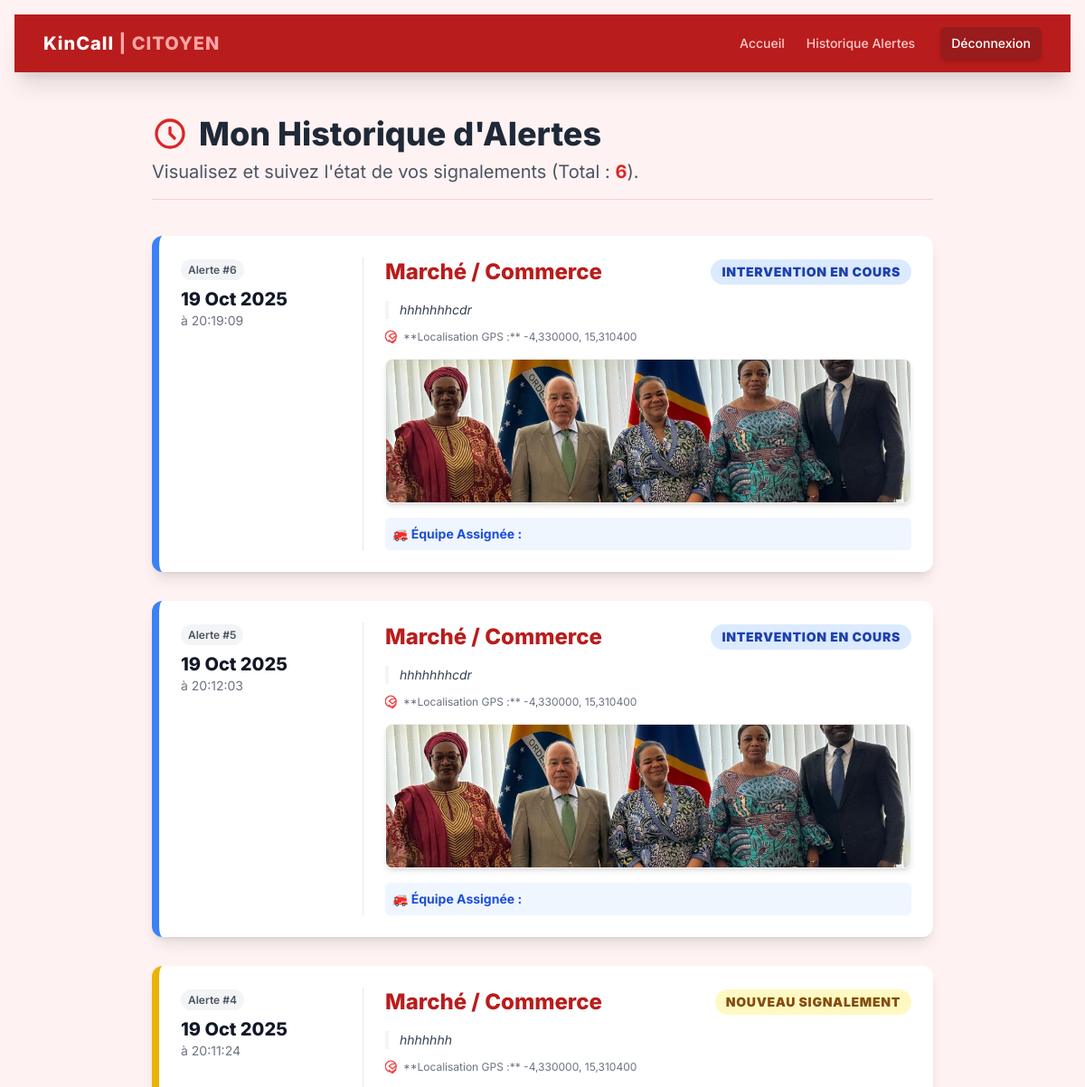
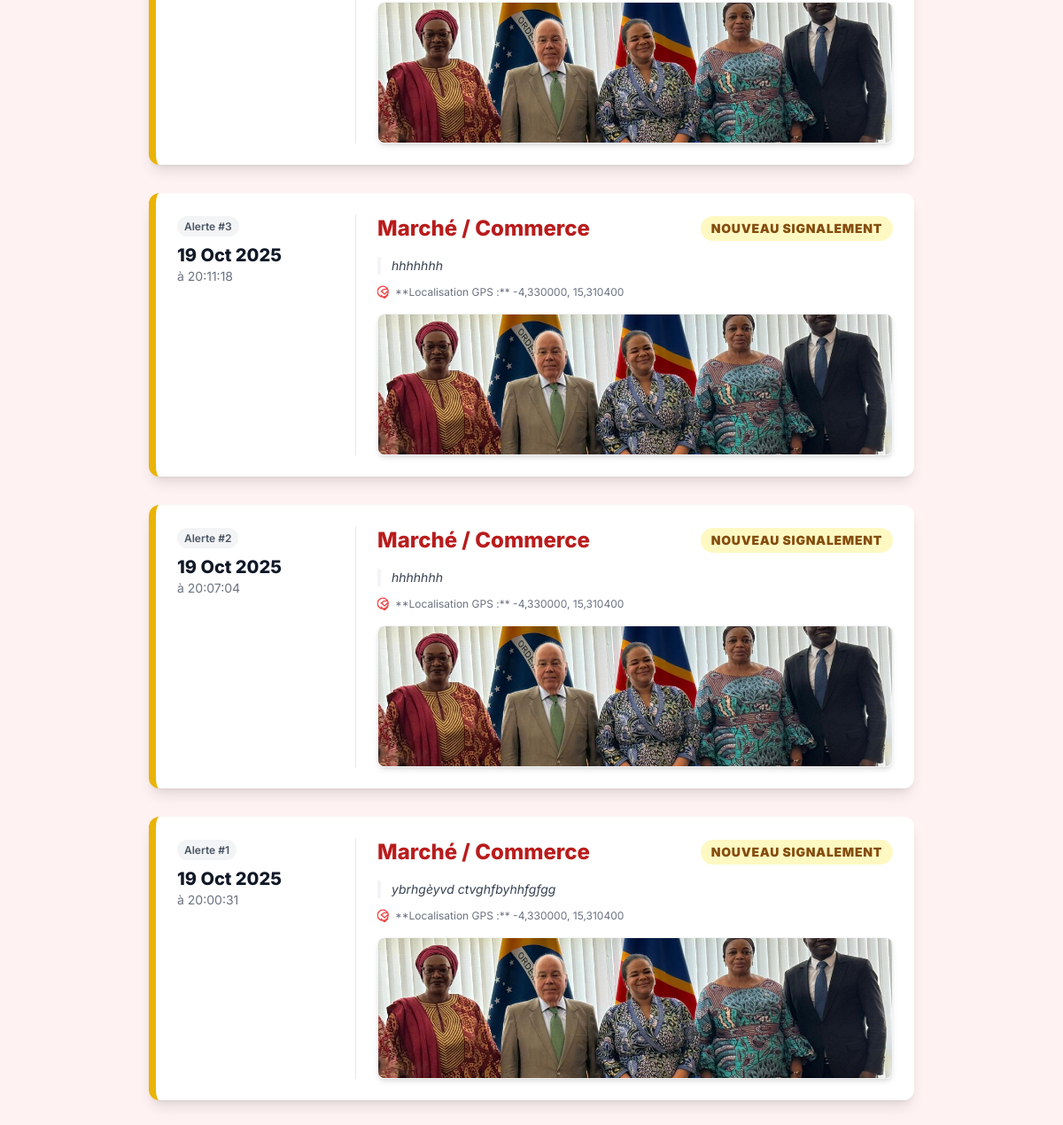
Screenshot of /citoyen/history/ (signed in) with the database file from the repository (2 pictures, top to bottom).
### alert_core/models.py (models this page shows, shortened)
class Alert(models.Model):
    STATUS_CHOICES = (
        ('NOUVEAU', _('Nouveau Signalement')),
        ('EN_COURS', _('Intervention en Cours')),
        ('RÉSOLU', _('Résolu')),
        ('FAUSSE_ALERTE', _('Fausse Alerte')),
    )
    FIRE_TYPE_CHOICES = (
        ('MAISON', _('Maison / Bâtiment')),
        ('MARCHÉ', _('Marché / Commerce')),
        ('VÉGÉTATION', _('Végétation / Brousse')),
        ('VÉHICULE', _('Véhicule')),
        ('AUTRE', _('Autre')),
    )
    reported_by = models.ForeignKey(
        settings.AUTH_USER_MODEL,
        on_delete=models.SET_NULL,
        null=True,
        blank=True,
        verbose_name=_("Signalé par")
    )
    fire_type = models.CharField(
        max_length=50,
        choices=FIRE_TYPE_CHOICES,
        verbose_name=_("Type d'Incendie")
    )
    latitude = models.DecimalField(
        max_digits=9,
        decimal_places=6,
        verbose_name=_("Latitude GPS"),
        help_text=_("Coordonnée GPS Nord/Sud")
    )
    longitude = models.DecimalField(
        max_digits=9,
        decimal_places=6,
        verbose_name=_("Longitude GPS"),
        help_text=_("Coordonnée GPS Est/Ouest")
    )
    description = models.TextField(
        blank=True,
        verbose_name=_("Détails supplémentaires")
    )
    photo = models.ImageField(
        upload_to='alerts/',
        blank=True,
        null=True,
        verbose_name=_("Photo de l'incendie")
    )
    reported_at = models.DateTimeField(
        auto_now_add=True,
        verbose_name=_("Heure du Signalement")
    )
    status = models.CharField(
        max_length=20,
        choices=STATUS_CHOICES,
        default='NOUVEAU',
        verbose_name=_("Statut de l'alerte")
    )
    assigned_firefighter = models.ForeignKey(
        settings.AUTH_USER_MODEL,
        on_delete=models.SET_NULL,
        null=True,
        blank=True,
        limit_choices_to={'role': 'POMPIER'},
        related_name='assigned_alerts',
        verbose_name=_("Pompier Assigné")
    )
    class Meta:
        verbose_name = _("Alerte Incendie")
        verbose_name_plural = _("Alertes Incendie")
        ordering = ['-reported_at']

### citizen_reporting/views.py (the view)
# urls.py: path('history/', views.history_view, name='history'),
@login_required
def history_view(request):
    user_alerts = Alert.objects.filter(reported_by=request.user).order_by('-reported_at')
    context = {
        'alerts': user_alerts,
        'alert_count': user_alerts.count()
    }
    return render(request, 'citizen_reporting/history.html', context)

### citizen_reporting/templates/citizen_reporting/history.html (shortened to what this page needs)
{% load static %}
<!DOCTYPE html>
<html lang="fr">
<head>
    <script src="https://cdn.tailwindcss.com"></script>
</head>
<body class="bg-red-50 min-h-screen p-0 md:p-4">
    <nav class="bg-red-700 shadow-xl w-full sticky top-0 z-50">
        <div class="max-w-7xl mx-auto px-4 sm:px-6 lg:px-8">
            <div class="flex items-center justify-between h-16">
                <div class="flex-shrink-0">
                    <a href="{% url 'citizen_report'%}" class="text-white font-extrabold text-xl tracking-wider">
                        KinCall <span class="text-red-300">| CITOYEN</span>
                    </a>
                </div>
                <div class="hidden sm:ml-6 sm:flex sm:items-center">
                    <a href="{% url 'citizen_report' %}" class="text-red-200 hover:bg-red-600 hover:text-white px-3 py-2 rounded-md text-sm font-medium transition duration-150">
                        Accueil
                    </a>
                    <a href="{% url 'history' %}" class="text-red-200 hover:bg-red-600 hover:text-white px-3 py-2 rounded-md text-sm font-medium transition duration-150">
                        Historique Alertes
                    </a>
                    <form method="post" action="{% url 'logout' %}" class="ml-4">
                        <button type="submit"
                                class="bg-red-800 text-white hover:bg-red-900 px-3 py-2 rounded-md text-sm font-medium transition duration-150 shadow-md">
                            Déconnexion
                        </button>
                    </form>
                </div>
            </div>
        </div>
    </nav>
<div class="container mx-auto max-w-4xl px-4 py-12">
    <header class="mb-10 border-b border-red-200 pb-4">
        <h1 class="text-4xl font-extrabold text-gray-800 flex items-center">
            <svg class="w-10 h-10 mr-3 text-red-600" fill="none" stroke="currentColor" viewBox="0 0 24 24" xmlns="http://www.w3.org/2000/svg"><path stroke-linecap="round" stroke-linejoin="round" stroke-width="2" d="M12 8v4l3 3m6-3a9 9 0 11-18 0 9 9 0 0118 0z"></path></svg>
            Mon Historique d'Alertes
        </h1>
        <p class="text-xl text-gray-600 mt-2">
            Visualisez et suivez l'état de vos signalements (Total : <span class="font-bold text-red-600">{{ alert_count }}</span>).
        </p>
    </header>
    {% if alerts %}
        <div class="space-y-8">
            {% for alert in alerts %}
                {% with status_class=alert.status %}
                <div class="bg-white rounded-xl shadow-lg hover:shadow-xl transition duration-300 p-6
                    border-l-8
                    {% if status_class == 'NOUVEAU' %}border-yellow-500
                    {% elif status_class == 'EN_COURS' %}border-blue-500
                    {% elif status_class == 'RÉSOLU' %}border-green-600
                    {% elif status_class == 'FAUSSE_ALERTE' %}border-gray-500
                    {% else %}border-gray-400{% endif %}">
                    <div class="flex flex-col md:flex-row">
                        <div class="md:w-1/4 flex-shrink-0 mb-4 md:mb-0 md:border-r border-gray-200 md:pr-6">
                            <span class="text-xs font-semibold px-2 py-1 rounded-full bg-gray-100 text-gray-600">
                                Alerte #{{ alert.id }}
                            </span>
                            <p class="text-xl font-extrabold text-gray-900 mt-2">
                                {{ alert.reported_at|date:"d M Y" }}
                            </p>
                            <p class="text-sm text-gray-500">
                                à {{ alert.reported_at|date:"H:i:s" }}
                            </p>
                        </div>
                        <div class="md:pl-6 flex-grow">
                            <div class="flex justify-between items-center mb-4">
                                <h2 class="text-2xl font-extrabold text-red-700">
                                    {{ alert.get_fire_type_display }}
                                </h2>
                                <span class="text-sm font-bold px-3 py-1 rounded-full uppercase tracking-wider
                                    {% if status_class == 'NOUVEAU' %}bg-yellow-100 text-yellow-800
                                    {% elif status_class == 'EN_COURS' %}bg-blue-100 text-blue-800
                                    {% elif status_class == 'RÉSOLU' %}bg-green-100 text-green-800
                                    {% elif status_class == 'FAUSSE_ALERTE' %}bg-red-100 text-red-800
                                    {% else %}bg-gray-100 text-gray-800{% endif %}">
                                    <strong>{{ alert.get_status_display }}</strong>
                                </span>
                            </div>
                            <div class="text-sm text-gray-700 mb-4">
                                <p class="mb-3 border-l-4 border-gray-100 pl-3 italic">
                                    {{ alert.description|default:"Aucune description fournie n'a été ajoutée à ce signalement." }}
                                </p>
                                <p class="text-xs text-gray-500 flex items-center">
                                    **Localisation GPS :** {{ alert.latitude }}, {{ alert.longitude }}
                                </p>
                            </div>
                            {% if alert.photo %}
                                <div class="mt-4">
                                    <img src="{{ alert.photo.url }}" alt="Photo du signalement"
                                        class="h-40 w-full object-cover rounded-lg shadow-md border border-gray-100"
                                        onerror="this.onerror=null; this.src='https://placehold.co/600x160/D1D5DB/4B5563?text=Image+non+disponible';"
                                        >
                                </div>
                            {% endif %}
                            {% if alert.assigned_firefighter %}
                                <p class="mt-4 text-sm font-bold text-blue-700 bg-blue-50 p-2 rounded-md">
                                    🚒 Équipe Assignée : {{ alert.assigned_firefighter.get_full_name }}
                                </p>
                            {% endif %}
                        </div>
                    </div>
                </div>
                {% endwith %}
            {% endfor %}
        </div>
    {% endif %}
</div>
</body>
</html>

### citizen_reporting/templates/citizen_reporting/history.html (style rules this page uses)
body { font-family: 'Inter', sans-serif; }

### rows the page displays
Alert: id "6", reported_at "19 Oct 2025", reported_at "20:19:09", fire_type "Marché / Commerce", status "INTERVENTION EN COURS", description "hhhhhhhcdr", latitude "-4,330000", longitude "15,310400", photo (picture)
Alert: id "5", reported_at "19 Oct 2025", reported_at "20:12:03", fire_type "Marché / Commerce", status "INTERVENTION EN COURS", description "hhhhhhhcdr", latitude "-4,330000", longitude "15,310400", photo (picture)
Alert: id "4", reported_at "19 Oct 2025", reported_at "20:11:24", fire_type "Marché / Commerce", status "NOUVEAU SIGNALEMENT", description "hhhhhhh", latitude "-4,330000", longitude "15,310400", photo (picture)
Alert: id "3", reported_at "19 Oct 2025", reported_at "20:11:18", fire_type "Marché / Commerce", status "NOUVEAU SIGNALEMENT", description "hhhhhhh", latitude "-4,330000", longitude "15,310400", photo (picture)
Alert: id "2", reported_at "19 Oct 2025", reported_at "20:07:04", fire_type "Marché / Commerce", status "NOUVEAU SIGNALEMENT", description "hhhhhhh", latitude "-4,330000", longitude "15,310400", photo (picture)
Alert: id "1", reported_at "19 Oct 2025", reported_at "20:00:31", fire_type "Marché / Commerce", status "NOUVEAU SIGNALEMENT", description "ybrhgèyvd ctvghfbyhhfgfgg", latitude "-4,330000", longitude "15,310400", photo (picture)

### other values shown
{{ alert_count }} "6"
